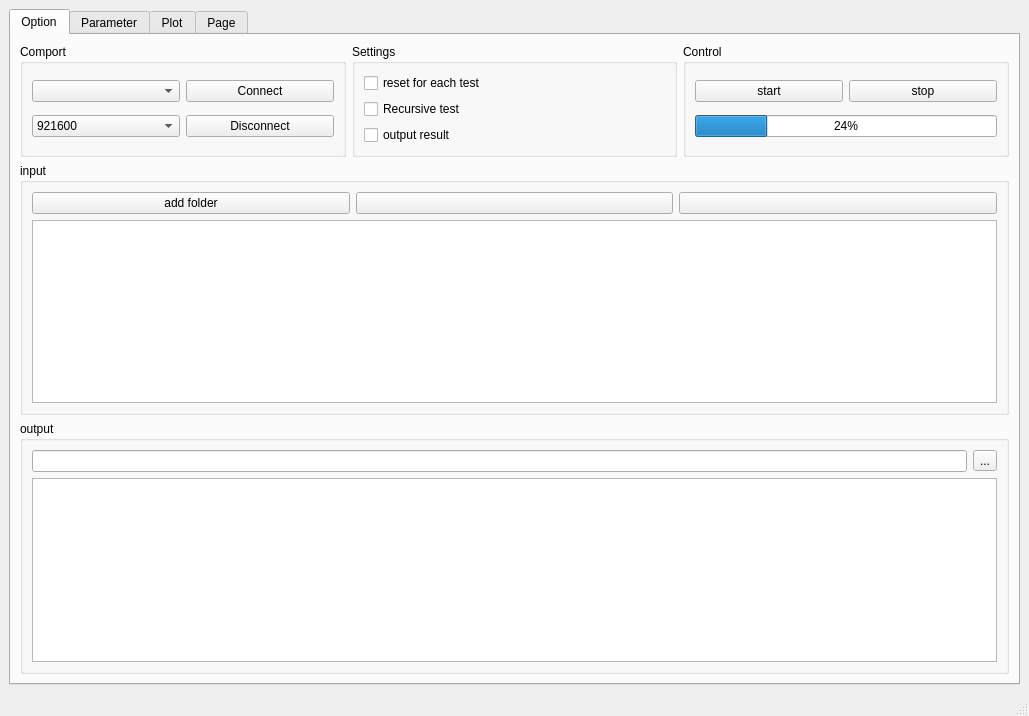
<?xml version="1.0" encoding="UTF-8"?>
<ui version="4.0">
 <class>MainWindow</class>
 <widget class="QMainWindow" name="MainWindow">
  <property name="geometry">
   <rect>
    <x>0</x>
    <y>0</y>
    <width>1029</width>
    <height>716</height>
   </rect>
  </property>
  <property name="windowTitle">
   <string>Algorithm </string>
  </property>
  <property name="windowIcon">
   <iconset resource="resource.qrc">
    <normaloff>:/icon/logo.png</normaloff>:/icon/logo.png</iconset>
  </property>
  <widget class="QWidget" name="centralwidget">
   <layout class="QGridLayout" name="gridLayout_4">
    <item row="0" column="0">
     <widget class="QTabWidget" name="tabWidget">
      <property name="currentIndex">
       <number>0</number>
      </property>
      <widget class="QWidget" name="tab">
       <attribute name="title">
        <string>Option</string>
       </attribute>
       <layout class="QGridLayout" name="gridLayout_3">
        <item row="0" column="0">
         <layout class="QVBoxLayout" name="verticalLayout">
          <item>
           <layout class="QHBoxLayout" name="horizontalLayout_2">
            <item>
             <widget class="QGroupBox" name="groupBox">
              <property name="title">
               <string>Comport</string>
              </property>
              <layout class="QGridLayout" name="gridLayout_2">
               <item row="0" column="0">
                <widget class="QComboBox" name="comport_comboBox"/>
               </item>
               <item row="0" column="1">
                <widget class="QPushButton" name="connect_pushButton">
                 <property name="text">
                  <string>Connect</string>
                 </property>
                 <property name="icon">
                  <iconset resource="resource.qrc">
                   <normaloff>:/icon/connected.png</normaloff>:/icon/connected.png</iconset>
                 </property>
                </widget>
               </item>
               <item row="1" column="0">
                <widget class="QComboBox" name="baudrate_comboBox">
                 <item>
                  <property name="text">
                   <string>921600</string>
                  </property>
                 </item>
                 <item>
                  <property name="text">
                   <string>115200</string>
                  </property>
                 </item>
                 <item>
                  <property name="text">
                   <string>9600</string>
                  </property>
                 </item>
                </widget>
               </item>
               <item row="1" column="1">
                <widget class="QPushButton" name="disconnect_pushButton">
                 <property name="text">
                  <string>Disconnect</string>
                 </property>
                 <property name="icon">
                  <iconset resource="resource.qrc">
                   <normaloff>:/icon/disconnected.png</normaloff>:/icon/disconnected.png</iconset>
                 </property>
                </widget>
               </item>
              </layout>
             </widget>
            </item>
            <item>
             <widget class="QGroupBox" name="groupBox_2">
              <property name="title">
               <string>Settings</string>
              </property>
              <layout class="QGridLayout" name="gridLayout_6">
               <item row="0" column="0">
                <widget class="QCheckBox" name="reset_test_checkBox">
                 <property name="text">
                  <string>reset for each test</string>
                 </property>
                </widget>
               </item>
               <item row="1" column="0">
                <widget class="QCheckBox" name="recursive_test_checkBox">
                 <property name="text">
                  <string>Recursive test</string>
                 </property>
                </widget>
               </item>
               <item row="2" column="0">
                <widget class="QCheckBox" name="output_result_checkBox">
                 <property name="text">
                  <string>output result</string>
                 </property>
                </widget>
               </item>
              </layout>
             </widget>
            </item>
            <item>
             <widget class="QGroupBox" name="groupBox_5">
              <property name="title">
               <string>Control</string>
              </property>
              <layout class="QGridLayout" name="gridLayout_7">
               <item row="0" column="0">
                <widget class="QPushButton" name="start_pushButton">
                 <property name="text">
                  <string>start</string>
                 </property>
                </widget>
               </item>
               <item row="0" column="1">
                <widget class="QPushButton" name="stop_pushButton">
                 <property name="text">
                  <string>stop</string>
                 </property>
                </widget>
               </item>
               <item row="1" column="0" colspan="2">
                <widget class="QProgressBar" name="progressBar">
                 <property name="value">
                  <number>24</number>
                 </property>
                </widget>
               </item>
              </layout>
             </widget>
            </item>
           </layout>
          </item>
          <item>
           <layout class="QVBoxLayout" name="verticalLayout_3">
            <item>
             <widget class="QGroupBox" name="groupBox_3">
              <property name="title">
               <string>input </string>
              </property>
              <layout class="QGridLayout" name="gridLayout_8">
               <item row="0" column="0">
                <layout class="QGridLayout" name="gridLayout">
                 <item row="0" column="2">
                  <widget class="QPushButton" name="removefile_pushButton">
                   <property name="text">
                    <string/>
                   </property>
                   <property name="icon">
                    <iconset resource="resource.qrc">
                     <normaloff>:/icon/remove.png</normaloff>:/icon/remove.png</iconset>
                   </property>
                  </widget>
                 </item>
                 <item row="0" column="1">
                  <widget class="QPushButton" name="addfile_pushButton">
                   <property name="text">
                    <string/>
                   </property>
                   <property name="icon">
                    <iconset resource="resource.qrc">
                     <normaloff>:/icon/add.png</normaloff>:/icon/add.png</iconset>
                   </property>
                  </widget>
                 </item>
                 <item row="0" column="0">
                  <widget class="QPushButton" name="pushButton">
                   <property name="text">
                    <string>add folder</string>
                   </property>
                  </widget>
                 </item>
                 <item row="1" column="0" colspan="3">
                  <widget class="QListWidget" name="listWidget"/>
                 </item>
                </layout>
               </item>
              </layout>
              <zorder></zorder>
             </widget>
            </item>
            <item>
             <widget class="QGroupBox" name="groupBox_4">
              <property name="title">
               <string>output</string>
              </property>
              <layout class="QGridLayout" name="gridLayout_9">
               <item row="0" column="0">
                <layout class="QVBoxLayout" name="verticalLayout_2">
                 <item>
                  <layout class="QHBoxLayout" name="horizontalLayout">
                   <item>
                    <widget class="QLineEdit" name="outputdir_lineEdit"/>
                   </item>
                   <item>
                    <widget class="QToolButton" name="outputdir_Button">
                     <property name="text">
                      <string>...</string>
                     </property>
                    </widget>
                   </item>
                  </layout>
                 </item>
                 <item>
                  <widget class="QTreeView" name="treeView">
                   <property name="acceptDrops">
                    <bool>true</bool>
                   </property>
                   <property name="animated">
                    <bool>true</bool>
                   </property>
                  </widget>
                 </item>
                </layout>
               </item>
              </layout>
             </widget>
            </item>
           </layout>
          </item>
         </layout>
        </item>
       </layout>
      </widget>
      <widget class="QWidget" name="tab_3">
       <attribute name="title">
        <string>Parameter</string>
       </attribute>
       <widget class="QLineEdit" name="lineEdit">
        <property name="geometry">
         <rect>
          <x>30</x>
          <y>50</y>
          <width>113</width>
          <height>20</height>
         </rect>
        </property>
       </widget>
       <widget class="QToolButton" name="toolButton">
        <property name="geometry">
         <rect>
          <x>150</x>
          <y>50</y>
          <width>22</width>
          <height>18</height>
         </rect>
        </property>
        <property name="text">
         <string>...</string>
        </property>
       </widget>
       <widget class="QLabel" name="label">
        <property name="geometry">
         <rect>
          <x>30</x>
          <y>30</y>
          <width>47</width>
          <height>12</height>
         </rect>
        </property>
        <property name="text">
         <string>TextLabel</string>
        </property>
       </widget>
       <widget class="QTreeWidget" name="treeWidget">
        <property name="geometry">
         <rect>
          <x>240</x>
          <y>20</y>
          <width>581</width>
          <height>581</height>
         </rect>
        </property>
        <column>
         <property name="text">
          <string notr="true">1</string>
         </property>
        </column>
       </widget>
      </widget>
      <widget class="QWidget" name="tab_2">
       <attribute name="title">
        <string>Plot</string>
       </attribute>
       <layout class="QGridLayout" name="gridLayout_5">
        <item row="0" column="0">
         <layout class="QVBoxLayout" name="plot_Layout"/>
        </item>
       </layout>
      </widget>
      <widget class="QWidget" name="tab_4">
       <attribute name="title">
        <string>Page</string>
       </attribute>
       <widget class="QWidget" name="verticalLayoutWidget">
        <property name="geometry">
         <rect>
          <x>140</x>
          <y>120</y>
          <width>671</width>
          <height>331</height>
         </rect>
        </property>
        <layout class="QVBoxLayout" name="custom_verticalLayout"/>
       </widget>
      </widget>
     </widget>
    </item>
   </layout>
  </widget>
  <widget class="QMenuBar" name="menubar">
   <property name="geometry">
    <rect>
     <x>0</x>
     <y>0</y>
     <width>1029</width>
     <height>21</height>
    </rect>
   </property>
  </widget>
  <widget class="QStatusBar" name="statusbar"/>
 </widget>
 <resources>
  <include location="resource.qrc"/>
 </resources>
 <connections/>
</ui>
